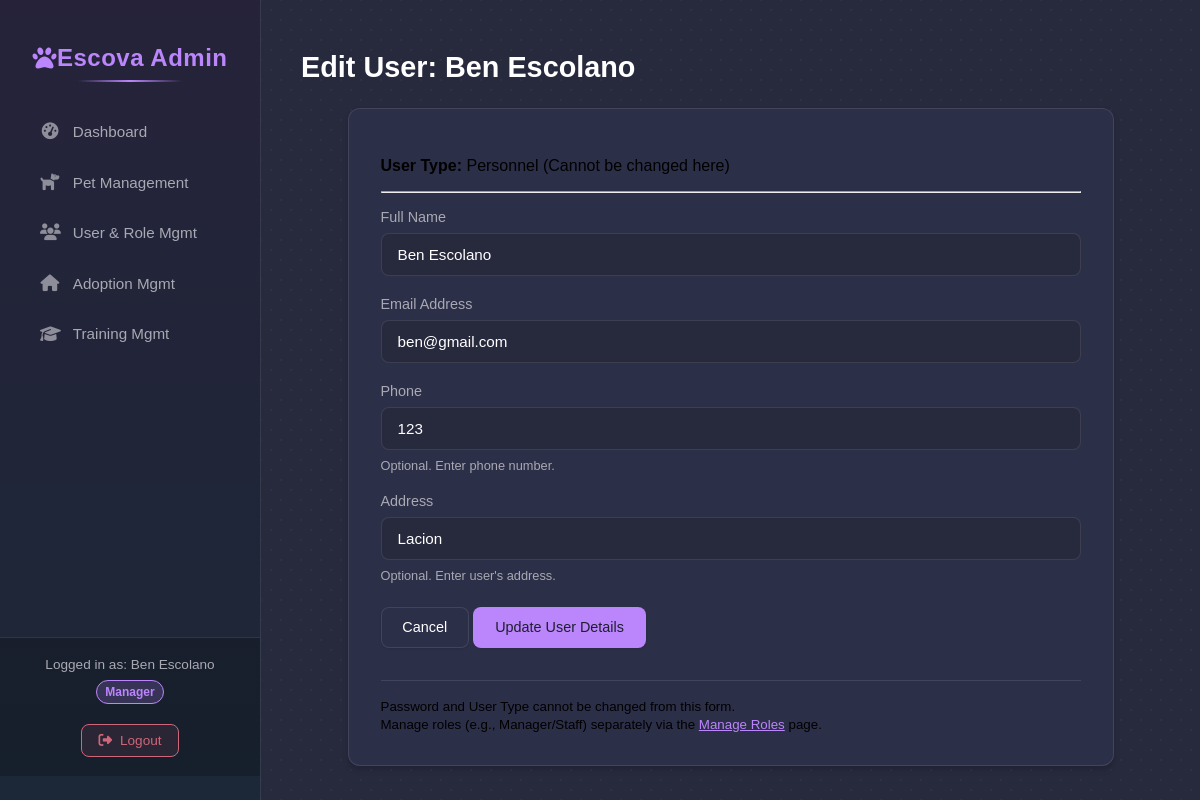
The page /admin/edit_user.php?id=10 (signed in) on the database its author committed.
### tables this page shows
CREATE TABLE `tbluser` (
  `user_id` int(11) NOT NULL,
  `name` varchar(100) DEFAULT NULL,
  `phone` varchar(20) DEFAULT NULL,
  `email` varchar(100) DEFAULT NULL,
  `address` varchar(255) DEFAULT NULL,
  `user_type` enum('Adopter','Personnel') DEFAULT NULL,
  `password` varchar(255) NOT NULL,
  `created_at` timestamp NOT NULL DEFAULT current_timestamp(),
  `updated_at` timestamp NOT NULL DEFAULT current_timestamp() ON UPDATE current_timestamp()
);

### admin/admin_logic.php (called while the page is built, shortened)
<?php
function getUserByIdAdmin($user_id) {
    $conn = getDbConnection();
    $user = null;
    $sql = "SELECT user_id, name, phone, email, address, user_type
            FROM tbluser
            WHERE user_id = ?";
    $stmt = $conn->prepare($sql);
    if ($stmt) {
        try {
            $stmt->bind_param("i", $user_id);
            $stmt->execute();
            $result = $stmt->get_result();
            if ($result->num_rows === 1) {
                $user = $result->fetch_assoc();
            }
        } catch (Exception $e) {
             error_log("Error fetching user by ID Admin ($user_id): " . $e->getMessage());
        } finally {
            $stmt->close();
        }
     } else {
         error_log("Prepare failed for getUserByIdAdmin: (" . $conn->errno . ") " . $conn->error);
    }
    return $user;
}
?>

### admin/edit_user.php (the view, shortened to what this page needs)
<?php
$user_id = filter_input(INPUT_GET, 'id', FILTER_VALIDATE_INT);
$name = '';
$phone = '';
$email = '';
$address = '';
$user_type = '';
$user = getUserByIdAdmin($user_id);
if (!$user) {
    header("Location: manage_users.php?status=not_found");
    exit();
} else {
    $name = $user['name'];
    $phone = $user['phone'];
    $email = $user['email'];
    $address = $user['address'];
    $user_type = $user['user_type'];
}
$pageTitle = "Edit User: " . htmlspecialchars($name);
require_once('partials/header.php');
?>
<h1><?php echo $pageTitle; ?></h1>
<div class="admin-form-container">
    <p><strong>User Type:</strong> <?php echo htmlspecialchars($user_type); ?> (Cannot be changed here)</p>
    <hr style="margin: 1rem 0;">
    <form action="edit_user.php?id=<?php echo $user_id; ?>" method="POST">
        <div class="form-group">
            <label for="name">Full Name</label>
            <input type="text" id="name" name="name" required value="<?php echo htmlspecialchars($name); ?>">
        </div>
        <div class="form-group">
            <label for="email">Email Address</label>
            <input type="email" id="email" name="email" required value="<?php echo htmlspecialchars($email); ?>">
        </div>
        <div class="form-group">
            <label for="phone">Phone</label>
            <input type="tel" id="phone" name="phone" value="<?php echo htmlspecialchars($phone); ?>">
            <small>Optional. Enter phone number.</small>
        </div>
        <div class="form-group">
            <label for="address">Address</label>
            <input type="text" id="address" name="address" value="<?php echo htmlspecialchars($address); ?>">
            <small>Optional. Enter user's address.</small>
        </div>
        <div class="form-group text-right mt-4">
            <a href="manage_users.php" class="admin-button secondary">Cancel</a>
            <button type="submit" class="admin-button">
                Update User Details
            </button>
        </div>
        <div style="margin-top: 2rem; border-top: 1px solid var(--divider-border); padding-top: 1rem;">
            <small>Password and User Type cannot be changed from this form.</small>
            <?php if ($user_type === 'Personnel'): ?>
                <br><small>Manage roles (e.g., Manager/Staff) separately via the <a href="manage_roles.php?user_id=<?php echo $user_id; ?>" style="color: var(--primary-accent);">Manage Roles</a> page.</small>
            <?php endif; ?>
        </div>
    </form>
</div>
<?php
require_once('partials/footer.php');
?>

### public/css/admin_styles.css (style rules this page uses)
:root { --primary-bg: #1e1e2f; --secondary-bg: #27293d; --surface-bg: #2c2f48; --primary-text: #ffffff; --secondary-text: #a9a9b3; --primary-accent: #bb86fc; --secondary-accent: #03dac6; --tertiary-accent: #cf6679; --divider-border: rgba(255, 255, 255, 0.1); --radius-sm: 4px; --radius: 8px; --radius-lg: 12px; --shadow-sm: 0 1px 2px rgba(0, 0, 0, 0.1); --shadow: 0 4px 6px rgba(0, 0, 0, 0.15); --shadow-md: 0 6px 10px rgba(0, 0, 0, 0.2); }
body { margin: 0; font-family: sans-serif; background-color: var(--secondary-bg); }
.admin-main-content > * { position: relative; z-index: 1; }
h1 { color: var(--primary-text); margin-bottom: 1.5rem; font-size: 1.8rem; }
.admin-button { display: inline-flex; align-items: center; justify-content: center; padding: 0.7rem 1.3rem; border: 1px solid transparent; border-radius: var(--radius); font-weight: 500; font-size: 0.9rem; cursor: pointer; text-decoration: none; transition: all 0.2s ease; background-color: var(--primary-accent); color: var(--primary-bg); box-shadow: var(--shadow-sm); }
.admin-button.secondary { background-color: var(--surface-bg); color: var(--primary-text); border-color: var(--divider-border); }
.admin-form-container { background-color: var(--surface-bg); padding: 2rem; border-radius: var(--radius-lg); box-shadow: var(--shadow); border: 1px solid var(--divider-border); max-width: 700px; margin: 0 auto; }
.form-group { margin-bottom: 1.25rem; }
.form-group label { display: block; margin-bottom: 0.5rem; font-weight: 500; color: var(--secondary-text); font-size: 0.9rem; }
.form-group input[type="text"], .form-group input[type="number"], .form-group input[type="email"], .form-group input[type="password"], .form-group input[type="tel"], .form-group input[type="file"], .form-group select, .form-group textarea { width: 100%; padding: 0.75rem 1rem; border-radius: var(--radius); border: 1px solid var(--divider-border); background-color: var(--secondary-bg); color: var(--primary-text); font-size: 0.95rem; transition: border-color 0.2s ease, box-shadow 0.2s ease; box-sizing: border-box; }
.form-group small { display: block; margin-top: 0.5rem; font-size: 0.8rem; color: var(--secondary-text); }
.form-group.mt-4 { margin-top: 1.5rem; }

### rows shown on the page
tbluser: name "Edit User: Ben Escolano", user_type "Personnel", name "Ben Escolano", email "ben@gmail.com", phone "123", address "Lacion"

### other values the page prints
$_SESSION['user_name'] "Ben Escolano"
$_SESSION['personnel_role'] "Manager"
